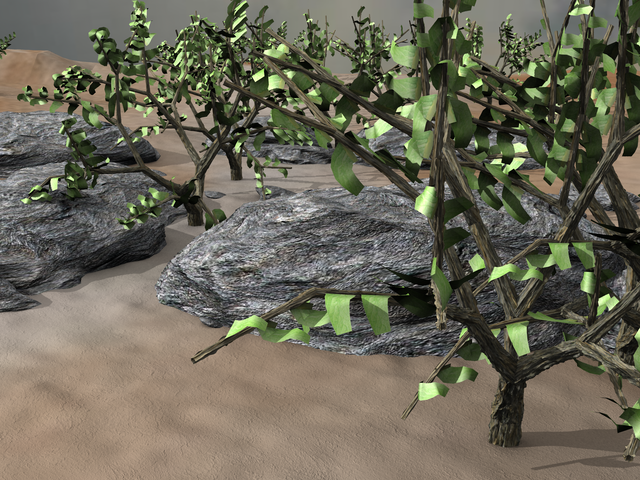
#> input picture data/Grove3/frame10.png, 640 x 480 px
$ python index.py
#> lines starting #> are read from the running program, lines starting #| are printed output that depends on the picture; long printed decimals are rounded
import flowpy
import matplotlib.pyplot as plt
import cv2
import numpy as np

def visualize_ground_truth(flow_file, img_1_path, img_2_path):
#> (the call stopped at in visualize_ground_truth, `flow = flowpy.flow_read(flow_file)`: flowpy is not available in this run)
    flow = flowpy.flow_read(flow_file)
    img = flowpy.flow_to_rgb(flow)

    img1 = cv2.imread(img_1_path)
    img2 = cv2.imread(img_2_path)

    # visualize the color coding of the optical flow
    img3 = flowpy.attach_calibration_pattern(img, flow_max_radius=flowpy.get_flow_max_radius(flow))


    # visualize the optical flow on the image
    img1 = cv2.resize(img1, (img.shape[1], img.shape[0]))
    img2 = cv2.resize(img2, (img.shape[1], img.shape[0]))
    img3 = cv2.resize(img, (img.shape[1], img.shape[0]))

    vis = np.concatenate((img1, img2, img, img3), axis=1)

    cv2.imshow('Optical Flow Visualization', vis)
    cv2.imwrite('output_question1.png', vis)
    cv2.waitKey(0)
    cv2.destroyAllWindows()


    # [49 lines of commented-out code are left out]


def compute_and_visualize_optical_flow(image_path_initial, image_path_final):
#> called with image_path_initial = 'data/Grove3/frame10.png', image_path_final = 'data/Grove3/frame11.png'
    initial_frame = cv2.imread(image_path_initial)
#> initial_frame is the input picture: shape (480, 640, 3); mean B, G, R 87.6, 103.2, 106.2
    final_frame = cv2.imread(image_path_final)
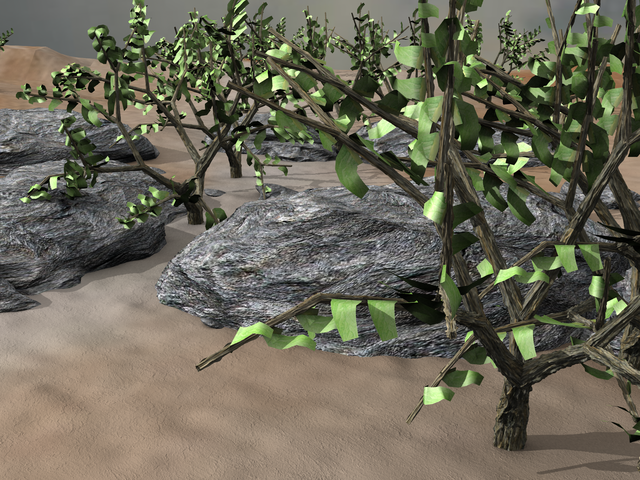
#> input picture data/Grove3/frame11.png, 640 x 480 px
#> final_frame is the input picture: shape (480, 640, 3); mean B, G, R 87.7, 103.3, 106.2
    gray_initial = cv2.cvtColor(initial_frame, cv2.COLOR_BGR2GRAY)
    gray_final = cv2.cvtColor(final_frame, cv2.COLOR_BGR2GRAY)

    flow = cv2.calcOpticalFlowFarneback(gray_initial, gray_final, None, 0.5, 3, 15, 3, 5, 1.2, 0)
    hsv = np.zeros_like(initial_frame)
    hsv[..., 1] = 255

    mag, ang = cv2.cartToPolar(flow[..., 0], flow[..., 1])
    hsv[..., 0] = ang * 180 / np.pi / 2
    hsv[..., 2] = cv2.normalize(mag, None, 0, 255, cv2.NORM_MINMAX)
    rgb = cv2.cvtColor(hsv, cv2.COLOR_HSV2BGR)

    cv2.imshow('Optical Flow', rgb)
    cv2.waitKey(0)
    cv2.destroyAllWindows()

# Example usage

def warp_flow(img, flow):
    h, w = flow.shape[:2]
    flow_map = -flow
    flow_map[:,:,0] += np.arange(w)
    flow_map[:,:,1] += np.arange(h)[:,np.newaxis]
    res = cv2.remap(img, flow_map, None, cv2.INTER_LINEAR)
    return res

def estimate_middle_frame(initial_frame_path, final_frame_path, forward_flow_path, backward_flow_path, ground_truth_middle_frame_path):
    initial_frame = cv2.imread(initial_frame_path)
    final_frame = cv2.imread(final_frame_path)
    forward_flow = flowpy.flow_read(forward_flow_path)
    backward_flow = flowpy.flow_read(backward_flow_path)
    ground_truth_middle_frame = cv2.imread(ground_truth_middle_frame_path)

    forward_middle_estimate = warp_flow(final_frame, forward_flow)
    backward_middle_estimate = warp_flow(initial_frame, backward_flow)

    forward_rms = np.sqrt(np.mean((forward_middle_estimate - ground_truth_middle_frame) ** 2))
    backward_rms = np.sqrt(np.mean((backward_middle_estimate - ground_truth_middle_frame) ** 2))

    cv2.imwrite('forward_middle_estimate.png', forward_middle_estimate)
    cv2.imwrite('backward_middle_estimate.png', backward_middle_estimate)

    print(f'Forward RMS error: {forward_rms}')
    print(f'Backward RMS error: {backward_rms}')

    return forward_middle_estimate, backward_middle_estimate

# Example usage
visualize_ground_truth('data/Grove3/flow10.flo', 'data/Grove3/frame10.png', 'data/Grove3/frame11.png')


# [5 lines of commented-out code are left out]


compute_and_visualize_optical_flow('data/Grove3/frame10.png', 'data/Grove3/frame11.png')
compute_and_visualize_optical_flow('data/Grove3/frame11.png', 'data/Grove3/frame10.png')
#> call 2 of compute_and_visualize_optical_flow, with image_path_initial = 'data/Grove3/frame11.png', image_path_final = 'data/Grove3/frame10.png'
#> in compute_and_visualize_optical_flow (call 2), `mag, ang = cv2.cartToPolar(flow[..., 0], flow[..., 1])`:
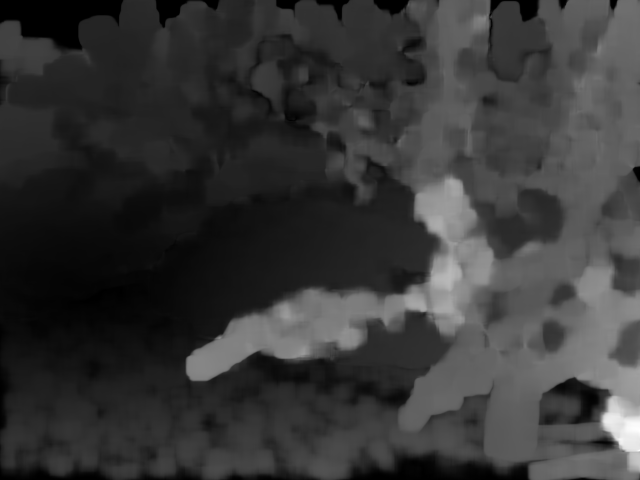
#> mag: shape (480, 640) float32; min 1.78e-07, max 17.12, mean 3.71; drawn with min black and max white
#> in compute_and_visualize_optical_flow (call 2), `mag, ang = cv2.cartToPolar(flow[..., 0], flow[..., 1])`:
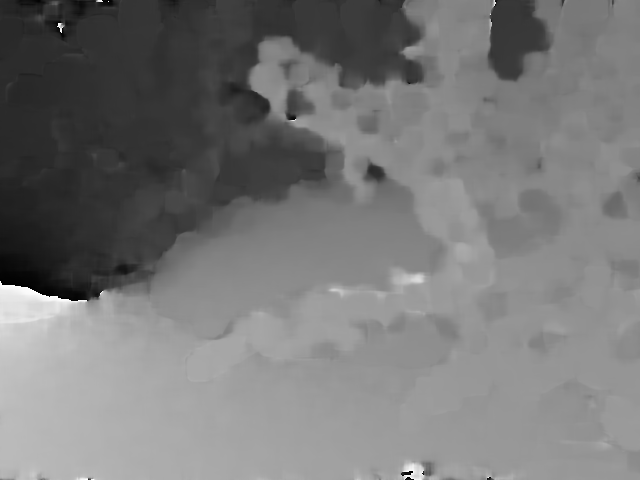
#> ang: shape (480, 640) float32; min 0.000579, max 6.28, mean 2.97; drawn with min black and max white
#> in compute_and_visualize_optical_flow (call 2), `hsv[..., 2] = cv2.normalize(mag, None, 0, 255, cv2.NORM_MINMAX)`:
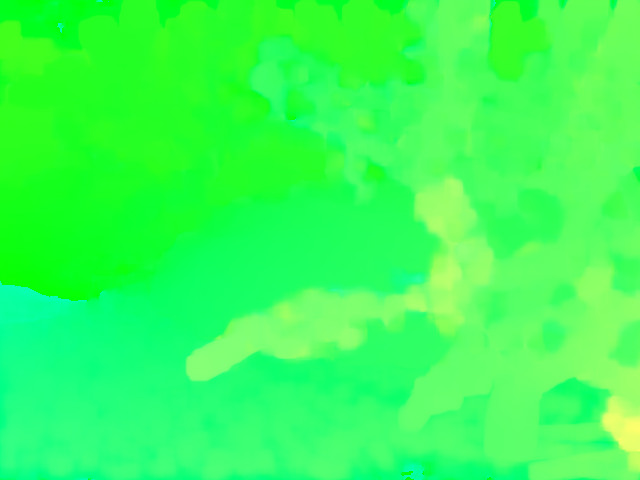
#> hsv: shape (480, 640, 3); mean of channels 0, 1, 2 84.5, 255, 54.7; drawn as B, G, R
#> in compute_and_visualize_optical_flow (call 2), `rgb = cv2.cvtColor(hsv, cv2.COLOR_HSV2BGR)`:
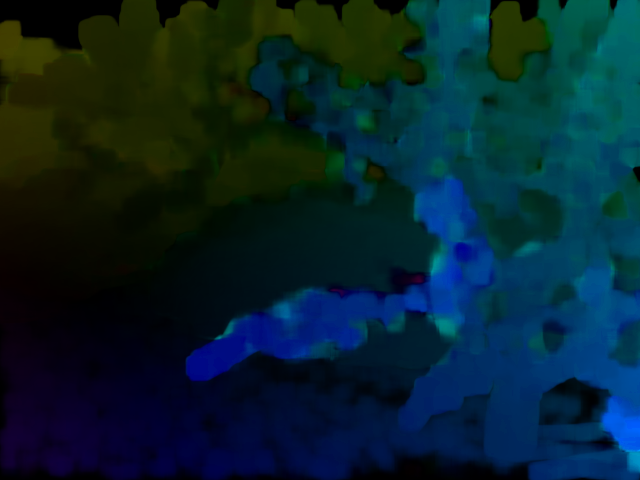
#> rgb: shape (480, 640, 3); mean B, G, R 45.1, 34.8, 6.6

# [5 lines of commented-out code are left out]

def compute_farneback_optical_flow(prev_img, next_img):
    """
    Computes the Farneback optical flow between two images.
    """
    prev_gray = cv2.cvtColor(prev_img, cv2.COLOR_BGR2GRAY)
    next_gray = cv2.cvtColor(next_img, cv2.COLOR_BGR2GRAY)
    flow = cv2.calcOpticalFlowFarneback(prev_gray, next_gray, None, 0.5, 3, 15, 3, 5, 1.2, 0)
    return flow

def warp_flow(img, flow):
    """
    Applies backward warping to an image using the given optical flow.
    """
    h, w = flow.shape[:2]
    flow_map = -flow
    flow_map[:,:,0] += np.arange(w)
    flow_map[:,:,1] += np.arange(h)[:,np.newaxis]
    res = cv2.remap(img, flow_map, None, cv2.INTER_LINEAR)
    return res

def estimate_middle_frame(initial_frame_path, final_frame_path, ground_truth_middle_frame_path):
#> called with initial_frame_path = 'data/Grove3/frame10.png', final_frame_path = 'data/Grove3/frame11.png', ground_truth_middle_frame_path = 'data/Grove3/frame10i11.png'
    initial_frame = cv2.imread(initial_frame_path)
    final_frame = cv2.imread(final_frame_path)
    ground_truth_middle_frame = cv2.imread(ground_truth_middle_frame_path)
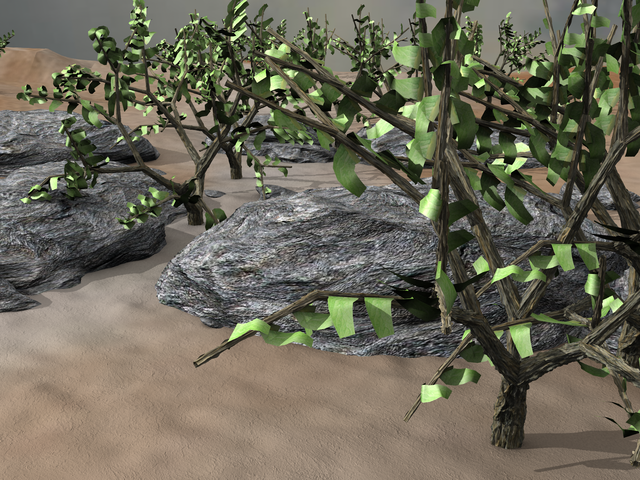
#> input picture data/Grove3/frame10i11.png, 640 x 480 px
#> ground_truth_middle_frame is the input picture: shape (480, 640, 3); mean B, G, R 87.6, 103.2, 106.1

    # Compute forward and backward optical flow
    forward_flow = compute_farneback_optical_flow(initial_frame, final_frame)
    backward_flow = compute_farneback_optical_flow(final_frame, initial_frame)

    # Estimate middle frame using backward warping
    forward_middle_estimate = warp_flow(final_frame, forward_flow)
    backward_middle_estimate = warp_flow(initial_frame, backward_flow)
#> in warp_flow (call 2), `res = cv2.remap(img, flow_map, None, cv2.INTER_LINEAR)`:
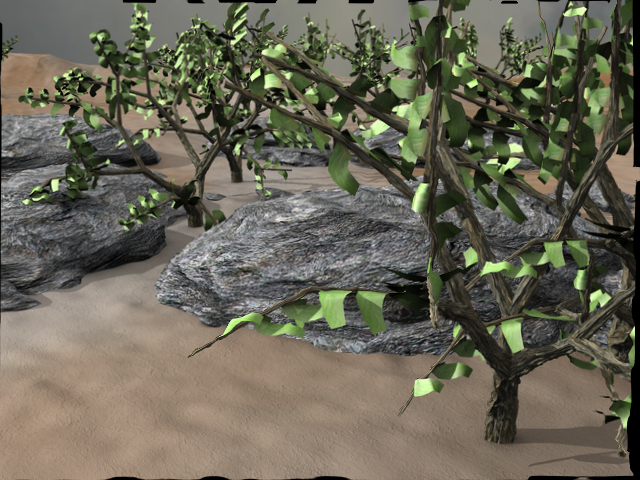
#> res: shape (480, 640, 3); mean B, G, R 86.6, 101.8, 104.8

    # Calculate RMS error for both estimates
    forward_rms = np.sqrt(np.mean((forward_middle_estimate - ground_truth_middle_frame) ** 2))
#> forward_rms = 8.59
    backward_rms = np.sqrt(np.mean((backward_middle_estimate - ground_truth_middle_frame) ** 2))
#> backward_rms = 8.57

    # Optionally, save or display the estimated middle frames and print RMS errors
    cv2.imwrite('forward_middle_estimate.png', forward_middle_estimate)
    cv2.imwrite('backward_middle_estimate.png', backward_middle_estimate)

    print(f'Forward RMS error: {forward_rms}')
#| Forward RMS error: 8.594
    print(f'Backward RMS error: {backward_rms}')
#| Backward RMS error: 8.569

    return forward_middle_estimate, backward_middle_estimate

# Example usage
estimate_middle_frame('data/Grove3/frame10.png', 'data/Grove3/frame11.png', 'data/Grove3/frame10i11.png')


# [35 lines of commented-out code are left out]

def computeOpticalFlow(initial_frame_path, final_frame_path, flow_map_path, model_dir_path=None):
    # Read the initial and final frames
    initial_frame = cv2.imread(initial_frame_path)
    final_frame = cv2.imread(final_frame_path)

    # Convert frames to grayscale
    initial_gray = cv2.cvtColor(initial_frame, cv2.COLOR_BGR2GRAY)
    final_gray = cv2.cvtColor(final_frame, cv2.COLOR_BGR2GRAY)

    # Compute the optical flow using Farnebäck's algorithm
    flow = cv2.calcOpticalFlowFarneback(initial_gray, final_gray, None, 0.5, 3, 15, 3, 5, 1.2, 0)

    # Save the computed flow map
    flowpy.flow_write(flow_map_path, flow)

    # Optionally, visualize the computed flow map
    flow_img = flowpy.flow_to_rgb(flow)

    cv2.imshow('Optical Flow', flow_img)
    cv2.waitKey(0)
    cv2.destroyAllWindows()


# Example usage:
initial_frame_path = 'data/Grove3/frame10.png'
#> initial_frame_path = 'data/Grove3/frame10.png'
final_frame_path = 'data/Grove3/frame11.png'
flow_map_path = 'flow10.flo'
# compute_optical_flow_lucas_kanade(initial_frame_path, final_frame_path, flow_map_path)


computeOpticalFlow(initial_frame_path, final_frame_path, flow_map_path)
#> (the call stopped at in computeOpticalFlow, `flow_img = flowpy.flow_to_rgb(flow)`: flowpy is not available in this run)
